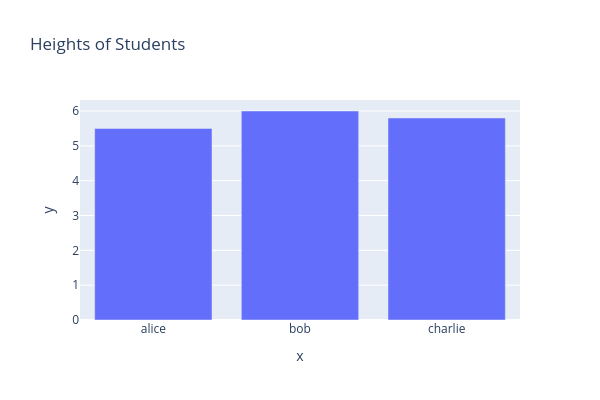

Notebook source saved alongside this figure:
### Code cell
# for bar plot
# First we create dummy dataset
# for line plot
import plotly.express as px  

names = ['alice', 'bob', 'charlie']  
heights = [5.5, 6.0, 5.8]  

fig = px.bar(x=names, y=heights, title='Heights of Students',height=400, width=600)  
fig.show()

### Figure 1 — Plotly figure (JSON) as saved in the notebook; plotly's stock layout.template omitted (floating-point values rounded to 4 significant figures)
{"data": [{"hovertemplate": "x=%{x}<br>y=%{y}<extra></extra>", "legendgroup": "", "marker": {"color": "#636efa", "pattern": {"shape": ""}}, "name": "", "orientation": "v", "showlegend": false, "textposition": "auto", "type": "bar", "x": ["alice", "bob", "charlie"], "xaxis": "x", "y": [5.5, 6.0, 5.8], "yaxis": "y"}], "layout": {"barmode": "relative", "height": 400, "legend": {"tracegroupgap": 0}, "title": {"text": "Heights of Students"}, "width": 600, "xaxis": {"anchor": "y", "domain": [0, 1], "title": {"text": "x"}}, "yaxis": {"anchor": "x", "domain": [0, 1], "title": {"text": "y"}}}}
